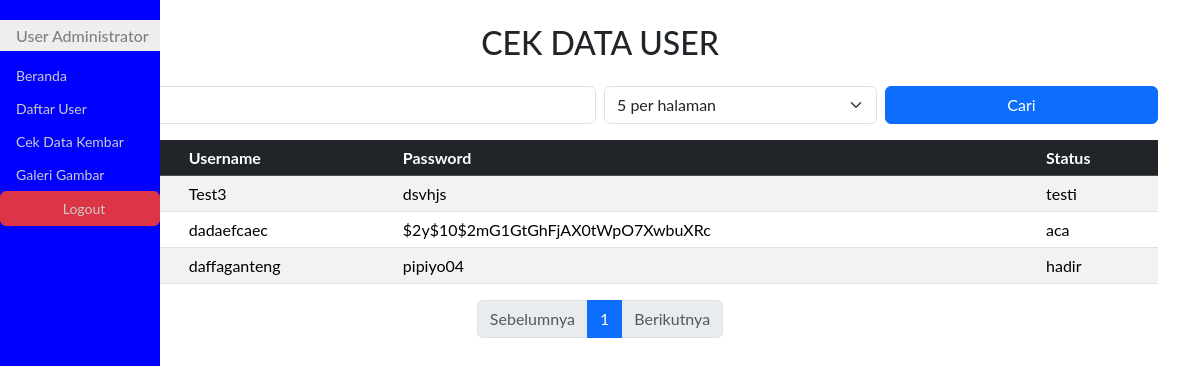
Page /cek_data_kembar.php?cari=2 on the earlier database version.
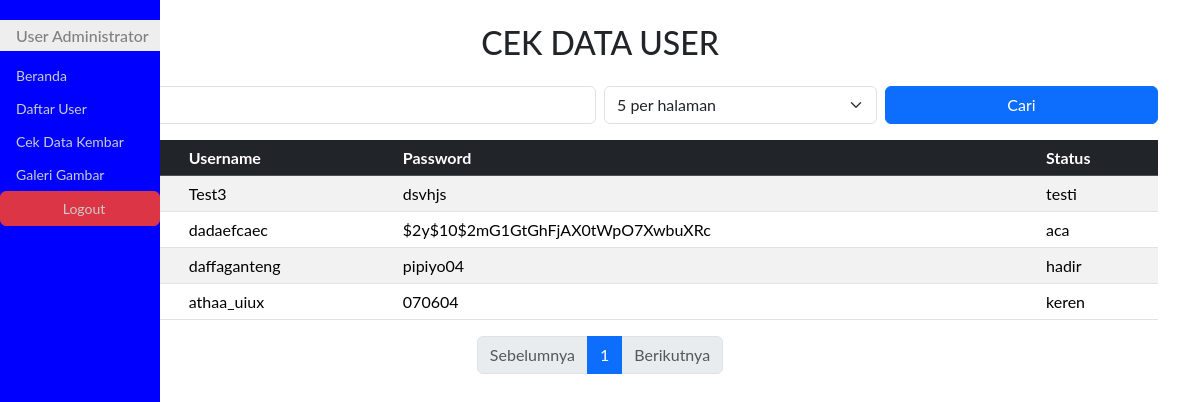
Same page on the later database version.
### tables this page shows
CREATE TABLE `user` (
  `iduser` int(11) NOT NULL,
  `username` varchar(50) DEFAULT NULL,
  `password` varchar(32) DEFAULT NULL,
  `status` varchar(5) DEFAULT NULL
);

### cek_data_kembar.php (the view, shortened to what this page needs)
<?php
require "koneksi.php";
$cari = isset($_GET['cari']) ? $_GET['cari'] : '';
$dataPerHalaman = isset($_GET['dataPerHalaman']) ? (int)$_GET['dataPerHalaman'] : 5;
$halAktif = isset($_GET['hal']) ? (int)$_GET['hal'] : 1;
$offset = ($halAktif - 1) * $dataPerHalaman;
$cariLike = "%$cari%";
$stmt = $conn->prepare("SELECT * FROM user WHERE iduser LIKE ? OR username LIKE ? LIMIT ?, ?");
$stmt->bind_param("ssii", $cariLike, $cariLike, $offset, $dataPerHalaman);
$stmt->execute();
$hasil = $stmt->get_result();
$stmtTotal = $conn->prepare("SELECT COUNT(*) as total FROM user WHERE iduser LIKE ? OR username LIKE ?");
$stmtTotal->bind_param("ss", $cariLike, $cariLike);
$stmtTotal->execute();
$resultTotal = $stmtTotal->get_result();
$totalData = $resultTotal->fetch_assoc()['total'];
$jmlHal = ceil($totalData / $dataPerHalaman);
?>
<!DOCTYPE html>
<html lang="id">
<head>
    <link rel="stylesheet" href="bootstrap/css/bootstrap.min.css">
    <link rel="stylesheet" href="css/styleku.css">
</head>
<body>
<div class="container mt-4">
    <h2 class="text-center mb-4">CEK DATA USER</h2>
    <form action="" method="get" class="row g-2 mb-3">
        <div class="col-md-6">
            <input type="text" name="cari" class="form-control" placeholder="Cari user..." value="<?= htmlspecialchars($cari) ?>">
        </div>
        <div class="col-md-3">
            <select name="dataPerHalaman" class="form-select" onchange="this.form.submit()">
                <?php foreach ([5, 10, 25, 50, 100] as $jumlah) {
                    echo "<option value='$jumlah'" . ($dataPerHalaman == $jumlah ? " selected" : "") . ">$jumlah per halaman</option>";
                } ?>
            </select>
        </div>
        <div class="col-md-3">
            <button type="submit" class="btn btn-primary w-100">Cari</button>
        </div>
    </form>
    <table class="table table-striped table-hover">
        <thead class="table-dark">
            <tr>
                <th>ID User</th>
                <th>Username</th>
                <th>Password</th>
                <th>Status</th>
            </tr>
        </thead>
        <tbody>
        <?php if ($hasil->num_rows == 0): ?>
            <tr>
                <td colspan="4" class="text-center text-muted">Data tidak ditemukan</td>
            </tr>
        <?php else:
            while ($row = $hasil->fetch_assoc()): ?>
            <tr>
                <td><?= htmlspecialchars($row["iduser"]) ?></td>
                <td><?= htmlspecialchars($row["username"]) ?></td>
                <td><?= htmlspecialchars($row["password"]) ?></td>
                <td><?= htmlspecialchars($row["status"]) ?></td>
            </tr>
        <?php endwhile; endif; ?>
        </tbody>
    </table>
    <nav>
    <ul class="pagination justify-content-center">
        <li class="page-item <?= ($halAktif <= 1) ? 'disabled' : '' ?>">
            <a class="page-link" href="<?= ($halAktif > 1) ? '?hal=' . ($halAktif - 1) . '&cari=' . urlencode($cari) . '&dataPerHalaman=' . $dataPerHalaman : '#' ?>" tabindex="-1">Sebelumnya</a>
        </li>
        <?php for ($i = 1; $i <= $jmlHal; $i++): ?>
            <li class="page-item <?= ($i == $halAktif) ? 'active' : '' ?>">
                <a class="page-link" href="?hal=<?= $i ?>&cari=<?= urlencode($cari) ?>&dataPerHalaman=<?= $dataPerHalaman ?>"><?= $i ?></a>
            </li>
        <?php endfor; ?>
        <li class="page-item <?= ($halAktif >= $jmlHal) ? 'disabled' : '' ?>">
            <a class="page-link" href="<?= ($halAktif < $jmlHal) ? '?hal=' . ($halAktif + 1) . '&cari=' . urlencode($cari) . '&dataPerHalaman=' . $dataPerHalaman : '#' ?>">Berikutnya</a>
        </li>
    </ul>
</nav>
</div>
</body>
</html>

Differences in the rows shown:
added user: username "athaa_uiux", password "070604", status "keren"
